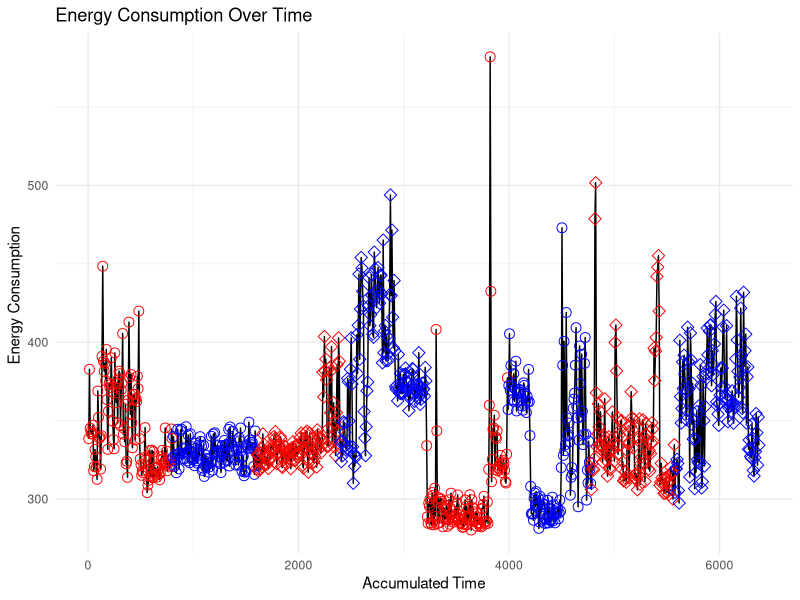
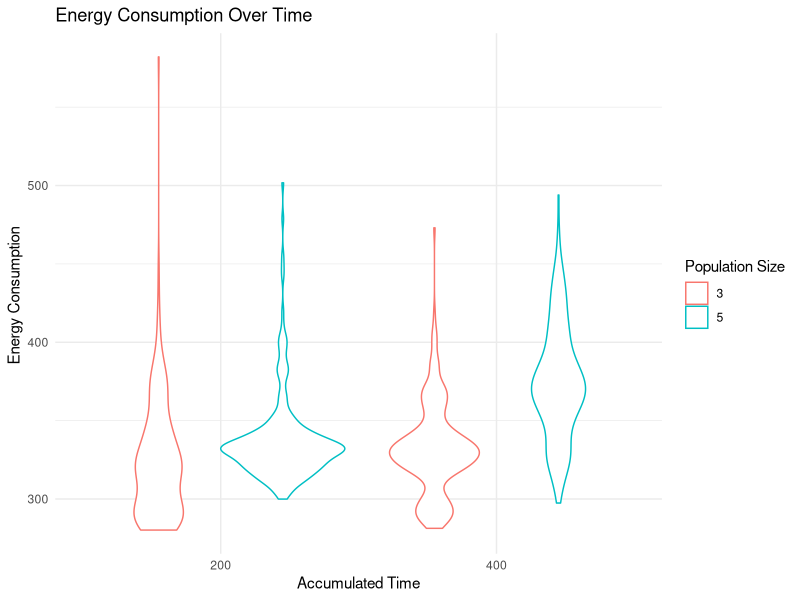
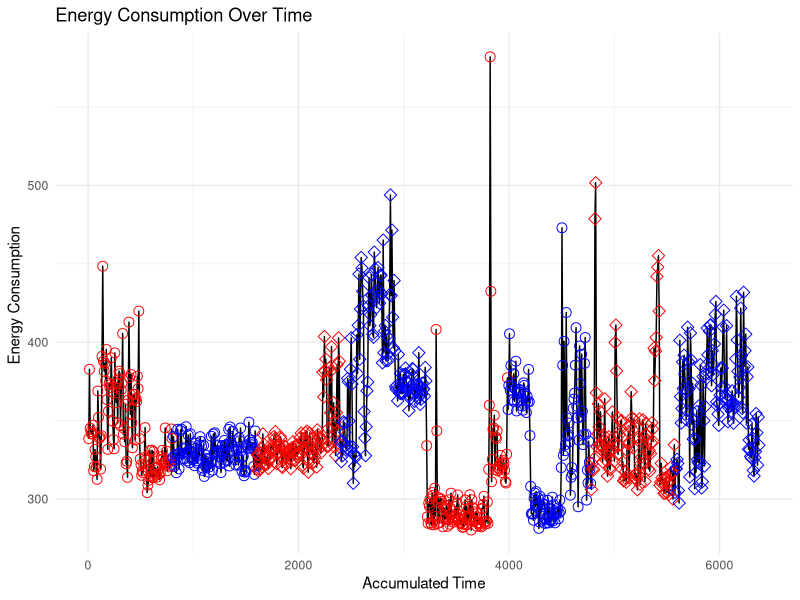

Write the R code that produced these figures, in order.
data_1 <- read.csv("data/evoapps-1.11.7-baseline-bna-baseline-16-Oct-11-08-20.csv")
data_2 <- read.csv("data/evoapps-1.11.7-baseline-bna-baseline-2-19-Oct-19-25-31.csv")

data_1$group <- "1"
data_2$group <- "2"

data <- rbind(data_1, data_2)

data$accumulated_time <- cumsum(data$seconds)
library(ggplot2)

data$color <- ifelse(data$population_size == 200, "red", "blue")
data$shape <- ifelse(data$dimension == 3, 21,23)
ggplot(data, aes(x = accumulated_time, y = PKG)) +
  geom_line() + geom_point(color=data$color, shape=data$shape,size=3) +
  labs(
    title = "Energy Consumption Over Time",
    x = "Accumulated Time",
    y = "Energy Consumption "
  ) +
  theme_minimal()
ggsave("plots/energy-consumption-over-time-2.png", width=8, height=6)

ggplot(data, aes(x = factor(population_size), y = PKG, color=factor(dimension))) +
  geom_violin() +
  labs(
    title = "Energy Consumption Over Time",
    x = "Accumulated Time",
    y = "Energy Consumption ",
    color = "Population Size",
    shape = "Dimension"
  ) +
  theme_minimal()

library(dplyr)
summary_data <- data %>%
  group_by(population_size, dimension) %>%
  summarise(
    mean_PKG = mean(PKG),
    median_PKG = median(PKG),
    sd_PKG = sd(PKG),
    trimmed_PKG = mean(PKG, trim = 0.2)
  )
